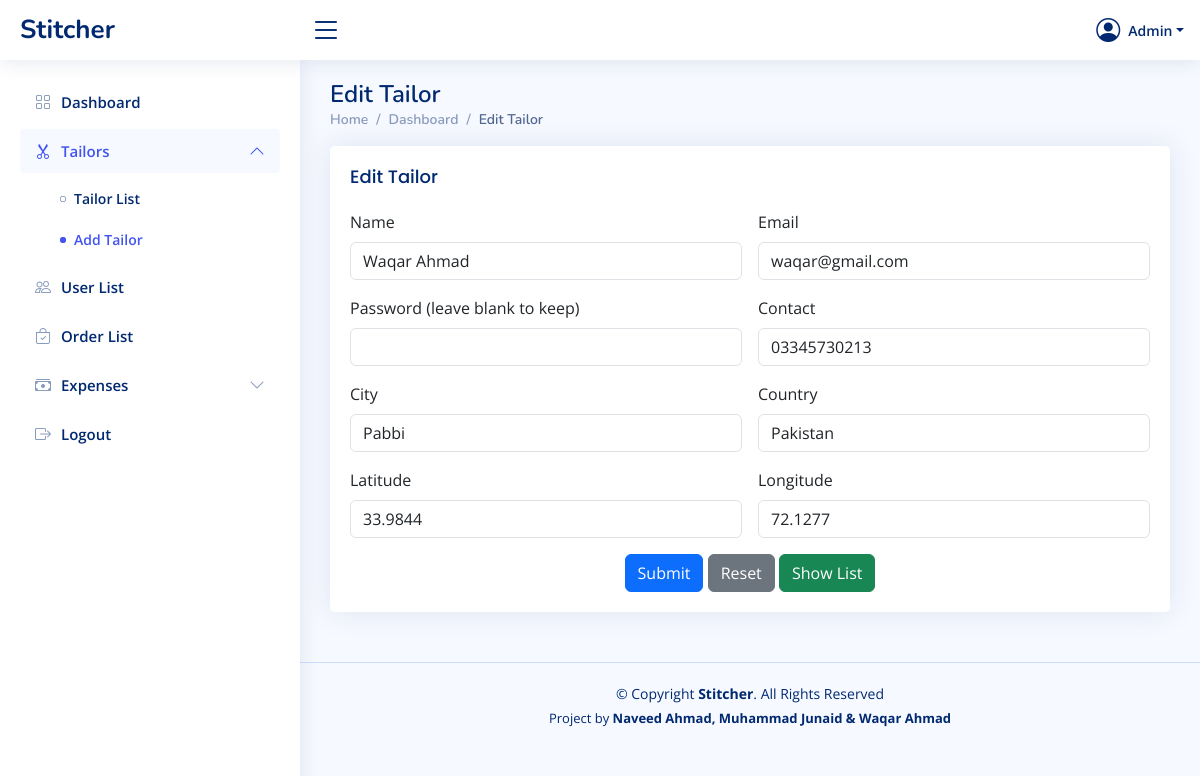
/add-tailor.php?edit=1 (signed in), run on the app's committed database.
### tables this page shows
CREATE TABLE IF NOT EXISTS tailors (
    id INT AUTO_INCREMENT PRIMARY KEY,
    name VARCHAR(100) NOT NULL,
    email VARCHAR(150) NOT NULL UNIQUE,
    password VARCHAR(255) NOT NULL,
    contact VARCHAR(20),
    city VARCHAR(100),
    country VARCHAR(100),
    latitude VARCHAR(50),
    longitude VARCHAR(50),
    status ENUM('Approved','Rejected','Pending') DEFAULT 'Pending',
    created_at TIMESTAMP DEFAULT CURRENT_TIMESTAMP
);

### add-tailor.php (the view, shortened to what this page needs)
<?php
require_once 'includes/auth.php';
$edit_data = null;
if (isset($_GET['edit'])) {
    $edit_id = (int)$_GET['edit'];
    $result = mysqli_query($conn, "SELECT * FROM tailors WHERE id=$edit_id");
    $edit_data = mysqli_fetch_assoc($result);
}
include 'includes/header.php';
?>
<div id="main" class="main">
  <div class="pagetitle">
    <h1><?= $edit_data ? 'Edit Tailor' : 'Add Tailor' ?></h1>
    <nav>
      <ol class="breadcrumb">
        <li class="breadcrumb-item"><a href="index.php">Home</a></li>
        <li class="breadcrumb-item"><a href="index.php">Dashboard</a></li>
        <li class="breadcrumb-item active"><?= $edit_data ? 'Edit Tailor' : 'Add Tailor' ?></li>
      </ol>
    </nav>
  </div>
  <section class="section">
    <div class="row">
      <div class="col-lg-12">
        <div class="card">
          <div class="card-body">
            <h5 class="card-title"><?= $edit_data ? 'Edit Tailor' : 'Add Tailor' ?></h5>
            <form method="POST" action="add-tailor.php">
              <div class="row g-3 mb-3">
                <div class="col-md-6">
                  <label class="form-label">Name</label>
                  <input type="text" name="name" class="form-control" value="<?= $edit_data['name'] ?? '' ?>" required>
                </div>
                <div class="col-md-6">
                  <label class="form-label">Email</label>
                  <input type="email" name="email" class="form-control" value="<?= $edit_data['email'] ?? '' ?>" required>
                </div>
              </div>
              <div class="row g-3 mb-3">
                <div class="col-md-6">
                  <label class="form-label">Password <?= $edit_data ? '(leave blank to keep)' : '' ?></label>
                  <input type="password" name="password" class="form-control" <?= !$edit_data ? 'required' : '' ?>>
                </div>
                <div class="col-md-6">
                  <label class="form-label">Contact</label>
                  <input type="text" name="contact" class="form-control" value="<?= $edit_data['contact'] ?? '' ?>">
                </div>
              </div>
              <div class="row g-3 mb-3">
                <div class="col-md-6">
                  <label class="form-label">City</label>
                  <input type="text" name="city" class="form-control" value="<?= $edit_data['city'] ?? '' ?>">
                </div>
                <div class="col-md-6">
                  <label class="form-label">Country</label>
                  <input type="text" name="country" class="form-control" value="<?= $edit_data['country'] ?? '' ?>">
                </div>
              </div>
              <div class="row g-3 mb-3">
                <div class="col-md-6">
                  <label class="form-label">Latitude</label>
                  <input type="text" name="latitude" class="form-control" value="<?= $edit_data['latitude'] ?? '' ?>">
                </div>
                <div class="col-md-6">
                  <label class="form-label">Longitude</label>
                  <input type="text" name="longitude" class="form-control" value="<?= $edit_data['longitude'] ?? '' ?>">
                </div>
              </div>
              <div class="text-center">
                <button type="submit" class="btn btn-primary">Submit</button>
                <button type="reset" class="btn btn-secondary">Reset</button>
                <a href="tailor-list.php" class="btn btn-success">Show List</a>
              </div>
            </form>
          </div>
        </div>
      </div>
    </div>
  </section>
</div>
<?php include 'includes/footer.php'; ?>

### assets/css/style.css (style rules this page uses)
:root { scroll-behavior: smooth; }
body { font-family: "Open Sans", sans-serif; background: #f6f9ff; color: #444444; }
a { color: #4154f1; text-decoration: none; }
h1, h2, h3, h4, h5, h6 { font-family: "Nunito", sans-serif; }
#main { margin-top: 60px; padding: 20px 30px; transition: all 0.3s; }
.pagetitle { margin-bottom: 10px; }
.pagetitle h1 { font-size: 24px; margin-bottom: 0; font-weight: 600; color: #012970; }
.card { margin-bottom: 30px; border: none; border-radius: 5px; box-shadow: 0px 0 30px rgba(1, 41, 112, 0.1); }
.card-title { padding: 20px 0 15px 0; font-size: 18px; font-weight: 500; color: #012970; font-family: "Poppins", sans-serif; }
.card-body { padding: 0 20px 20px 20px; }
.breadcrumb { font-size: 14px; font-family: "Nunito", sans-serif; color: #899bbd; font-weight: 600; }
.breadcrumb a { color: #899bbd; transition: 0.3s; }
.breadcrumb .breadcrumb-item::before { color: #899bbd; }
.breadcrumb .active { color: #51678f; font-weight: 600; }
@media (min-width: 1200px) { #main, #footer { margin-left: 300px; } }

### data on the page
tailors: name "Waqar Ahmad", email "waqar@gmail.com", contact "03345730213", city "Pabbi", country "Pakistan", latitude "33.9844", longitude "72.1277"
